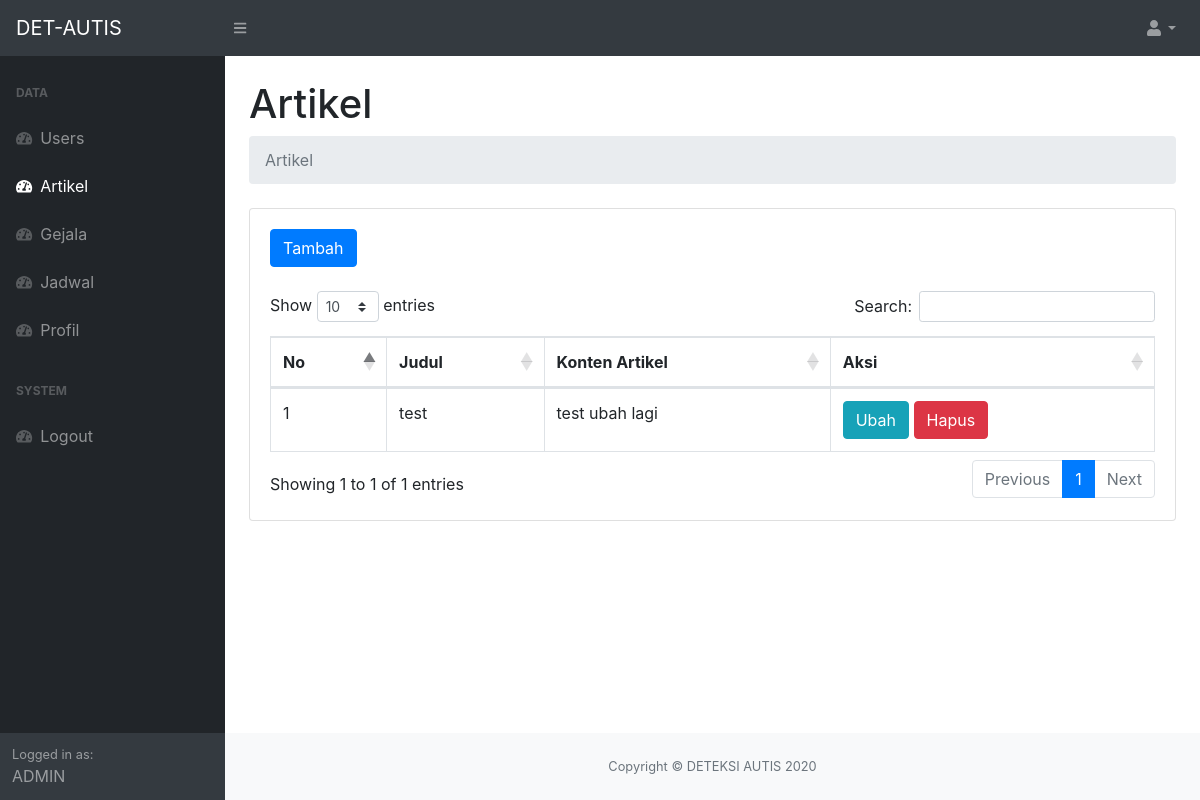
Page /admin/index.php?page=artikel (signed in) on the earlier database version.
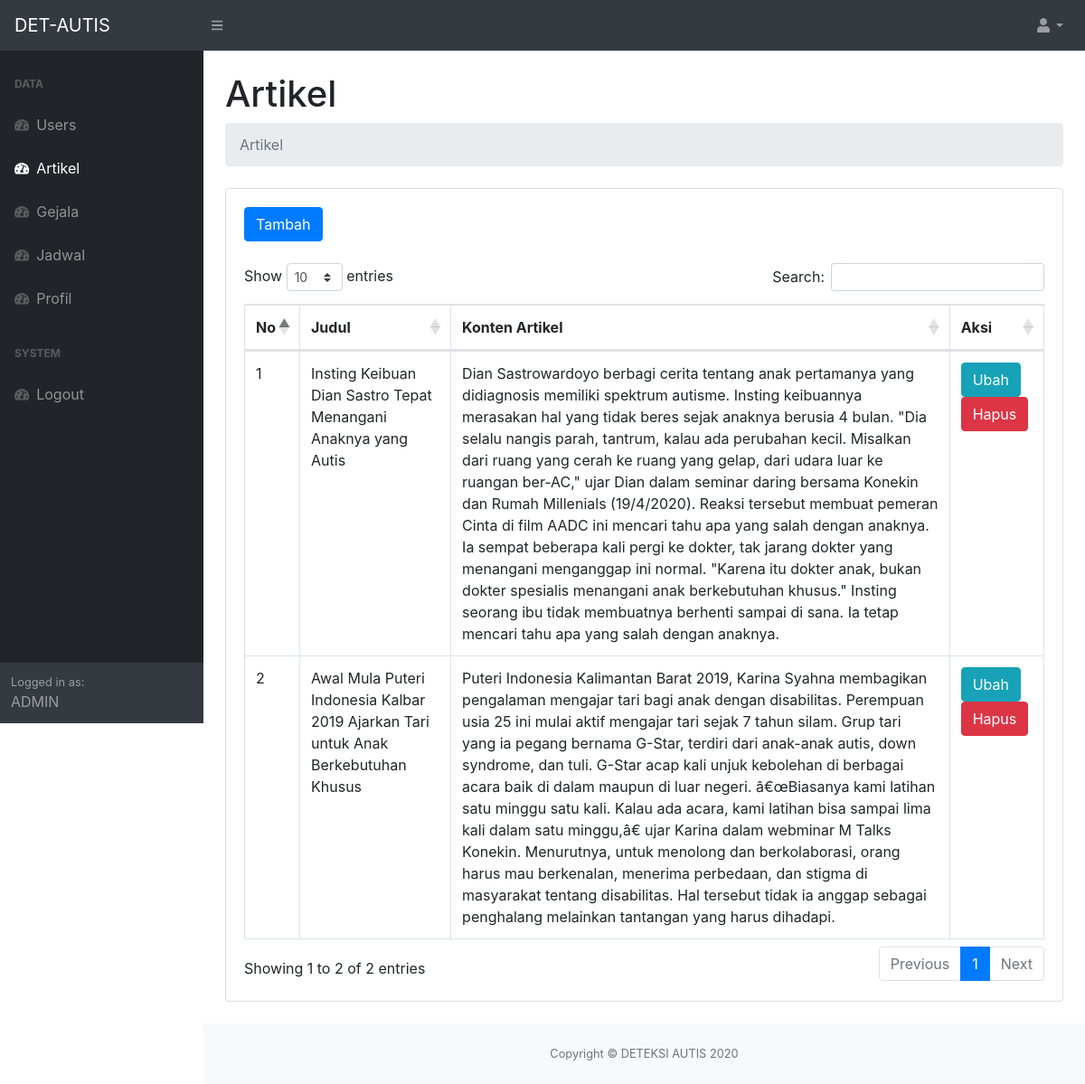
Same page on the later database version.
### tables this page shows
CREATE TABLE `artikel` (
  `id` int(11) NOT NULL,
  `judul` varchar(128) NOT NULL,
  `isi` text NOT NULL
);

### admin/Artikel/index.php (the view, shortened to what this page needs)
<div class="container-fluid">
    <h1 class="mt-4">Artikel</h1>
    <ol class="breadcrumb mb-4">
        <li class="breadcrumb-item active">Artikel</li>
    </ol>
    <div class="card mb-4">
        <div class="card-body">
            <a href="?page=artikel-tambah" class="btn btn-primary mb-4">Tambah</a>
            <div class="table-responsive">
                <table class="table table-bordered" id="dataTable" width="100%" cellspacing="0">
                    <thead>
                        <tr>
                            <th>No</th>
                            <th>Judul</th>
                            <th>Konten Artikel</th>
                            <th>Aksi</th>
                        </tr>
                    </thead>
                    <tbody>
                        <?php $getArtikel = $koneksi->query("SELECT * FROM artikel") ?>
                        <?php $no = 1;
                        while ($dataArtikel = $getArtikel->fetch_assoc()) : ?>
                            <tr>
                                <td><?= $no ?></td>
                                <td><?= $dataArtikel['judul'] ?></td>
                                <td><?= $dataArtikel['isi'] ?></td>
                                <td>
                                    <a href="index.php?page=artikel-ubah&id=<?= $dataArtikel['id'] ?>" class="btn btn-info">Ubah</a>
                                    <a href="index.php?page=artikel-hapus&id=<?= $dataArtikel['id'] ?>" class="btn btn-danger" onclick="return confirm('Hapus Data?')">Hapus</a>
                                </td>
                            </tr>
                        <?php $no++;
                        endwhile ?>
                    </tbody>
                </table>
            </div>
        </div>
    </div>
</div>

Differences in the rows shown:
removed artikel: judul "test", isi "test ubah lagi"
added artikel: judul "Insting Keibuan Dian Sastro Tepat Menangani Anaknya yang Autis", isi "Dian Sastrowardoyo berbagi cerita tentang anak pertamanya yang didiagnosis memiliki spektrum autisme. Insting keibuannya merasakan hal yang tidak beres sejak anaknya berusia 4 bulan. \"Dia selalu nangis parah, tantrum, kalau ada perubahan kecil. Misalkan dari ruang yang cerah ke ruang yang gelap, dari udara luar ke ruangan ber-AC,\" ujar Dian dalam seminar daring bersama Konekin dan Rumah Millenials (19/4/2020). Reaksi tersebut membuat pemeran Cinta di film AADC ini mencari tahu apa yang salah dengan anaknya. Ia sempat beberapa kali pergi ke dokter, tak jarang dokter yang menangani menganggap ini normal. \"Karena itu dokter anak, bukan dokter spesialis menangani anak berkebutuhan khusus.\"…"
added artikel: judul "Awal Mula Puteri Indonesia Kalbar 2019 Ajarkan Tari untuk Anak Berkebutuhan Khusus", isi "Puteri Indonesia Kalimantan Barat 2019, Karina Syahna membagikan pengalaman mengajar tari bagi anak dengan disabilitas. Perempuan usia 25 ini mulai aktif mengajar tari sejak 7 tahun silam. Grup tari yang ia pegang bernama G-Star, terdiri dari anak-anak autis, down syndrome, dan tuli. G-Star acap kali unjuk kebolehan di berbagai acara baik di dalam maupun di luar negeri. â€œBiasanya kami latihan satu minggu satu kali. Kalau ada acara, kami latihan bisa sampai lima kali dalam satu minggu,â€ ujar Karina dalam webminar M Talks Konekin. Menurutnya, untuk menolong dan berkolaborasi, orang harus mau berkenalan, menerima perbedaan, dan stigma di masyarakat tentang disabilitas. Hal tersebut tidak…"
Other differences:
text written by a page script: "Show entries Search: Showing 1 to 1 of 1 entries Previous 1 Next" → "Show entries Search: Showing 1 to 2 of 2 entries Previous 1 Next"
